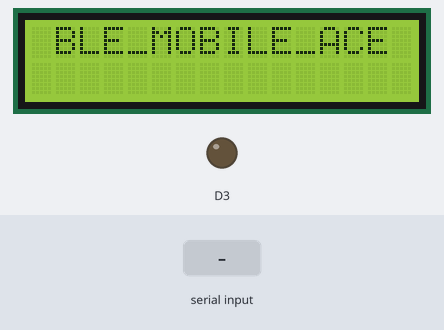
Simulated run of this sketch. Board: ESP8266 (NodeMCU). Parts: 16×2 character LCD, output pins drawn as LEDs (lit = HIGH). The test bench sets the inputs (shaded band).

Above: at 0.1 s.
4.3 s: "gateunlocked\n" received over Serial
At 4.9 s:
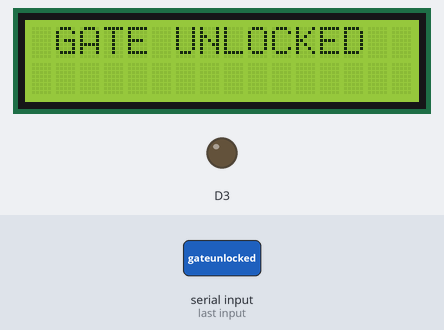
5.8 s: "gatelocked\n" received over Serial
At 7.0 s:
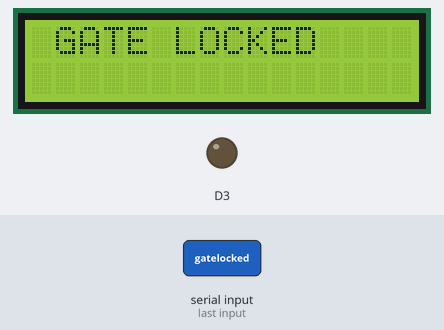
7.3 s: "acon\n" received over Serial
At 7.9 s:
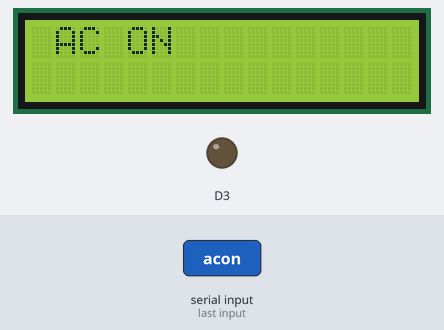
8.8 s: "acoff\n" received over Serial
At 9.1 s:
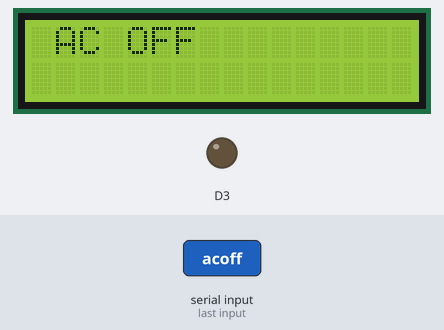
10.3 s: "sunroofon\n" received over Serial
At 10.7 s:
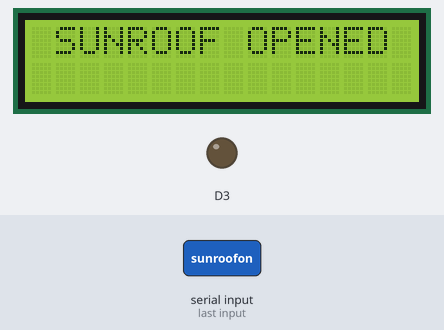
11.8 s: "sunroofoff\n" received over Serial
At 13.0 s:
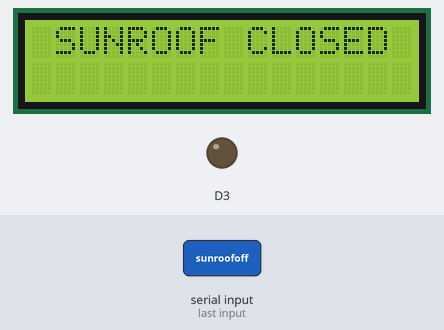
Timing chart, 0 to 14.3 s (numbered marks = the images above; inputs shaded):
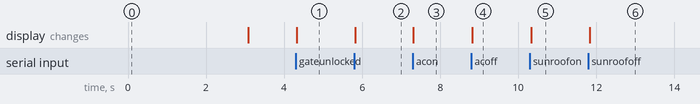

Measured:
- after the input at 4.3 s, the display: changes at once (image 1)
- after the input at 5.8 s, the display: changes at once (image 2)
- after the input at 7.3 s, the display: changes at once (image 3)
- after the input at 8.8 s, the display: changes at once (image 4)
- after the input at 10.3 s, the display: changes at once (image 5)
- after the input at 11.8 s, the display: changes at once (image 6)

The sketch:

BLE_POC.ino
```cpp
#include <LiquidCrystal_I2C.h>
#include <Wire.h>
LiquidCrystal_I2C lcd(0x3F, 16, 2);

void setup() {
  Serial.begin(9600);
  //Use predefined PINS consts
  Wire.begin(D2,D1);
  lcd.init();
  lcd.home();
  lcd.print(" BLE_MOBILE_ACE");
  lcd.backlight();
  pinMode(D3,OUTPUT);
  digitalWrite(D3,LOW);
  delay(3000);
  lcd.clear();
}
char buffer[32];
int charsRead;
String btData="0";

void loop(){
  bt_comm();
}

void bt_comm(){
   if(Serial.available() > 0){
    charsRead = Serial.readBytesUntil('\n', buffer, sizeof(buffer)-1);
    buffer[charsRead] = '\0';
    //Serial.println(buffer);
    lcd.clear();
    lcd.print(buffer);
    btData=buffer;

    if(btData=="gateunlocked"){
      lcd.clear();
      lcd.setCursor(0,0);
      lcd.print(" GATE UNLOCKED");
    }
    if(btData=="gatelocked"){
      lcd.clear();
      lcd.setCursor(0,0);
      lcd.print(" GATE LOCKED");
    }
    if(btData=="acon"){
      lcd.clear();
      lcd.setCursor(0,0);
      lcd.print(" AC ON");
    }
    if(btData=="acoff"){
      lcd.clear();
      lcd.setCursor(0,0);
      lcd.print(" AC OFF");
    }
    if(btData=="sunroofon"){
      lcd.clear();
      lcd.setCursor(0,0);
      lcd.print(" SUNROOF OPENED");
    }
    if(btData=="sunroofoff"){
      lcd.clear();
      lcd.setCursor(0,0);
      lcd.print(" SUNROOF CLOSED");
    }
    if(btData=="tailgateon"){
      lcd.clear();
      lcd.setCursor(0,0);
      lcd.print("TAIL GATE OPENED");
    }
    if(btData=="tailgateoff"){
      lcd.clear();
      lcd.setCursor(0,0);
      lcd.print("TAIL GATE CLOSED");
    }
    if(btData=="ssbon"){
      lcd.clear();
      lcd.setCursor(0,0);
      lcd.print("Engine On");
    }
    if(btData=="ssboff"){
      lcd.clear();
      lcd.setCursor(0,0);
      lcd.print("Engine Off");
    }
  }
}
```
